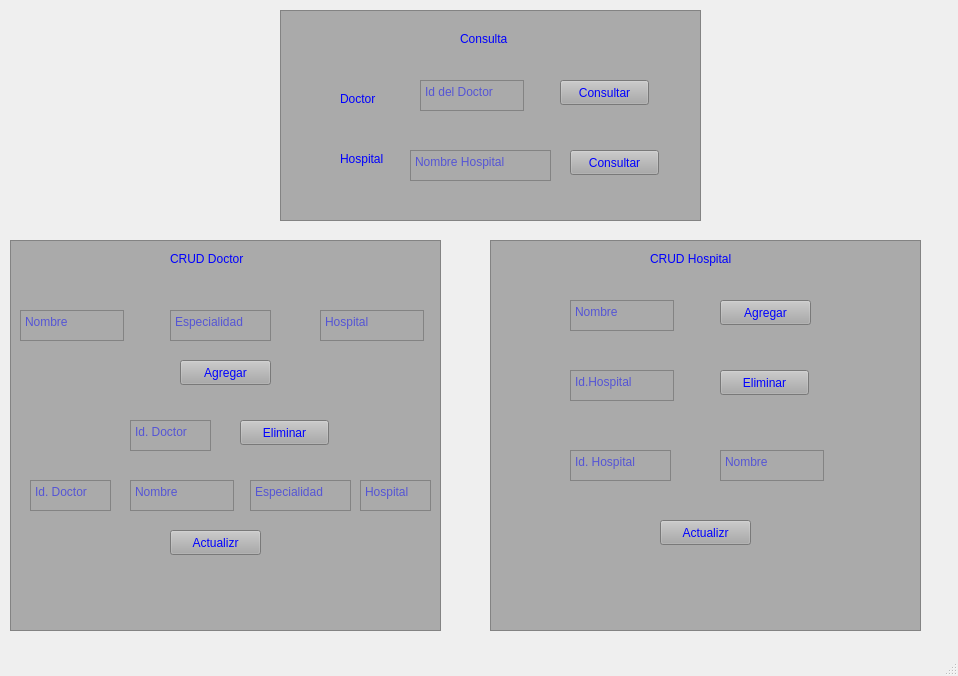
<?xml version="1.0" encoding="UTF-8"?>
<ui version="4.0">
 <class>MainWindow</class>
 <widget class="QMainWindow" name="MainWindow">
  <property name="geometry">
   <rect>
    <x>0</x>
    <y>0</y>
    <width>958</width>
    <height>676</height>
   </rect>
  </property>
  <property name="minimumSize">
   <size>
    <width>0</width>
    <height>600</height>
   </size>
  </property>
  <property name="windowTitle">
   <string>MainWindow</string>
  </property>
  <widget class="QWidget" name="centralwidget">
   <widget class="QFrame" name="Consulta">
    <property name="geometry">
     <rect>
      <x>280</x>
      <y>10</y>
      <width>421</width>
      <height>211</height>
     </rect>
    </property>
    <property name="styleSheet">
     <string notr="true">background-color: #AAA;  color:blue</string>
    </property>
    <property name="frameShape">
     <enum>QFrame::StyledPanel</enum>
    </property>
    <property name="frameShadow">
     <enum>QFrame::Raised</enum>
    </property>
    <widget class="QPushButton" name="pushButton">
     <property name="geometry">
      <rect>
       <x>280</x>
       <y>70</y>
       <width>89</width>
       <height>25</height>
      </rect>
     </property>
     <property name="text">
      <string>Consultar</string>
     </property>
    </widget>
    <widget class="QTextEdit" name="textEdit">
     <property name="geometry">
      <rect>
       <x>140</x>
       <y>70</y>
       <width>104</width>
       <height>31</height>
      </rect>
     </property>
     <property name="placeholderText">
      <string>Id del Doctor</string>
     </property>
    </widget>
    <widget class="QLabel" name="label_2">
     <property name="geometry">
      <rect>
       <x>60</x>
       <y>140</y>
       <width>67</width>
       <height>17</height>
      </rect>
     </property>
     <property name="text">
      <string>Hospital</string>
     </property>
    </widget>
    <widget class="QTextEdit" name="textEdit_2">
     <property name="geometry">
      <rect>
       <x>130</x>
       <y>140</y>
       <width>141</width>
       <height>31</height>
      </rect>
     </property>
     <property name="placeholderText">
      <string>Nombre Hospital</string>
     </property>
    </widget>
    <widget class="QLabel" name="label">
     <property name="geometry">
      <rect>
       <x>60</x>
       <y>80</y>
       <width>67</width>
       <height>17</height>
      </rect>
     </property>
     <property name="text">
      <string>Doctor</string>
     </property>
    </widget>
    <widget class="QPushButton" name="pushButton_2">
     <property name="geometry">
      <rect>
       <x>290</x>
       <y>140</y>
       <width>89</width>
       <height>25</height>
      </rect>
     </property>
     <property name="text">
      <string>Consultar</string>
     </property>
    </widget>
    <widget class="QLabel" name="label_3">
     <property name="geometry">
      <rect>
       <x>180</x>
       <y>20</y>
       <width>67</width>
       <height>17</height>
      </rect>
     </property>
     <property name="text">
      <string>Consulta</string>
     </property>
    </widget>
   </widget>
   <widget class="QFrame" name="CRUD">
    <property name="geometry">
     <rect>
      <x>10</x>
      <y>240</y>
      <width>431</width>
      <height>391</height>
     </rect>
    </property>
    <property name="styleSheet">
     <string notr="true">background-color: #AAA;  color:blue</string>
    </property>
    <property name="frameShape">
     <enum>QFrame::StyledPanel</enum>
    </property>
    <property name="frameShadow">
     <enum>QFrame::Raised</enum>
    </property>
    <widget class="QPushButton" name="pushButton_3">
     <property name="geometry">
      <rect>
       <x>170</x>
       <y>120</y>
       <width>91</width>
       <height>25</height>
      </rect>
     </property>
     <property name="text">
      <string>Agregar</string>
     </property>
    </widget>
    <widget class="QTextEdit" name="textEdit_3">
     <property name="geometry">
      <rect>
       <x>10</x>
       <y>70</y>
       <width>104</width>
       <height>31</height>
      </rect>
     </property>
     <property name="placeholderText">
      <string>Nombre</string>
     </property>
    </widget>
    <widget class="QLabel" name="label_6">
     <property name="geometry">
      <rect>
       <x>160</x>
       <y>10</y>
       <width>111</width>
       <height>17</height>
      </rect>
     </property>
     <property name="text">
      <string>CRUD Doctor</string>
     </property>
    </widget>
    <widget class="QTextEdit" name="textEdit_5">
     <property name="geometry">
      <rect>
       <x>160</x>
       <y>70</y>
       <width>101</width>
       <height>31</height>
      </rect>
     </property>
     <property name="placeholderText">
      <string>Especialidad</string>
     </property>
    </widget>
    <widget class="QTextEdit" name="textEdit_6">
     <property name="geometry">
      <rect>
       <x>310</x>
       <y>70</y>
       <width>104</width>
       <height>31</height>
      </rect>
     </property>
     <property name="placeholderText">
      <string>Hospital</string>
     </property>
    </widget>
    <widget class="QPushButton" name="pushButton_5">
     <property name="geometry">
      <rect>
       <x>230</x>
       <y>180</y>
       <width>89</width>
       <height>25</height>
      </rect>
     </property>
     <property name="text">
      <string>Eliminar</string>
     </property>
    </widget>
    <widget class="QTextEdit" name="textEdit_7">
     <property name="geometry">
      <rect>
       <x>120</x>
       <y>180</y>
       <width>81</width>
       <height>31</height>
      </rect>
     </property>
     <property name="placeholderText">
      <string>Id. Doctor</string>
     </property>
    </widget>
    <widget class="QTextEdit" name="textEdit_4">
     <property name="geometry">
      <rect>
       <x>120</x>
       <y>240</y>
       <width>104</width>
       <height>31</height>
      </rect>
     </property>
     <property name="placeholderText">
      <string>Nombre</string>
     </property>
    </widget>
    <widget class="QTextEdit" name="textEdit_8">
     <property name="geometry">
      <rect>
       <x>240</x>
       <y>240</y>
       <width>101</width>
       <height>31</height>
      </rect>
     </property>
     <property name="placeholderText">
      <string>Especialidad</string>
     </property>
    </widget>
    <widget class="QPushButton" name="pushButton_4">
     <property name="geometry">
      <rect>
       <x>160</x>
       <y>290</y>
       <width>91</width>
       <height>25</height>
      </rect>
     </property>
     <property name="text">
      <string>Actualizr</string>
     </property>
    </widget>
    <widget class="QTextEdit" name="textEdit_9">
     <property name="geometry">
      <rect>
       <x>350</x>
       <y>240</y>
       <width>71</width>
       <height>31</height>
      </rect>
     </property>
     <property name="placeholderText">
      <string>Hospital</string>
     </property>
    </widget>
    <widget class="QTextEdit" name="textEdit_10">
     <property name="geometry">
      <rect>
       <x>20</x>
       <y>240</y>
       <width>81</width>
       <height>31</height>
      </rect>
     </property>
     <property name="placeholderText">
      <string>Id. Doctor</string>
     </property>
    </widget>
   </widget>
   <widget class="QFrame" name="CRUD_2">
    <property name="geometry">
     <rect>
      <x>490</x>
      <y>240</y>
      <width>431</width>
      <height>391</height>
     </rect>
    </property>
    <property name="styleSheet">
     <string notr="true">background-color: #AAA;  color:blue</string>
    </property>
    <property name="frameShape">
     <enum>QFrame::StyledPanel</enum>
    </property>
    <property name="frameShadow">
     <enum>QFrame::Raised</enum>
    </property>
    <widget class="QPushButton" name="pushButton_6">
     <property name="geometry">
      <rect>
       <x>230</x>
       <y>60</y>
       <width>91</width>
       <height>25</height>
      </rect>
     </property>
     <property name="text">
      <string>Agregar</string>
     </property>
    </widget>
    <widget class="QTextEdit" name="textEdit_11">
     <property name="geometry">
      <rect>
       <x>80</x>
       <y>60</y>
       <width>104</width>
       <height>31</height>
      </rect>
     </property>
     <property name="placeholderText">
      <string>Nombre</string>
     </property>
    </widget>
    <widget class="QLabel" name="label_7">
     <property name="geometry">
      <rect>
       <x>160</x>
       <y>10</y>
       <width>111</width>
       <height>17</height>
      </rect>
     </property>
     <property name="text">
      <string>CRUD Hospital</string>
     </property>
    </widget>
    <widget class="QPushButton" name="pushButton_7">
     <property name="geometry">
      <rect>
       <x>230</x>
       <y>130</y>
       <width>89</width>
       <height>25</height>
      </rect>
     </property>
     <property name="text">
      <string>Eliminar</string>
     </property>
    </widget>
    <widget class="QTextEdit" name="textEdit_15">
     <property name="geometry">
      <rect>
       <x>230</x>
       <y>210</y>
       <width>104</width>
       <height>31</height>
      </rect>
     </property>
     <property name="placeholderText">
      <string>Nombre</string>
     </property>
    </widget>
    <widget class="QPushButton" name="pushButton_8">
     <property name="geometry">
      <rect>
       <x>170</x>
       <y>280</y>
       <width>91</width>
       <height>25</height>
      </rect>
     </property>
     <property name="text">
      <string>Actualizr</string>
     </property>
    </widget>
    <widget class="QTextEdit" name="textEdit_18">
     <property name="geometry">
      <rect>
       <x>80</x>
       <y>210</y>
       <width>101</width>
       <height>31</height>
      </rect>
     </property>
     <property name="placeholderText">
      <string>Id. Hospital</string>
     </property>
    </widget>
    <widget class="QTextEdit" name="textEdit_12">
     <property name="geometry">
      <rect>
       <x>80</x>
       <y>130</y>
       <width>104</width>
       <height>31</height>
      </rect>
     </property>
     <property name="placeholderText">
      <string>Id.Hospital</string>
     </property>
    </widget>
   </widget>
  </widget>
  <widget class="QMenuBar" name="menubar">
   <property name="geometry">
    <rect>
     <x>0</x>
     <y>0</y>
     <width>958</width>
     <height>22</height>
    </rect>
   </property>
  </widget>
  <widget class="QStatusBar" name="statusbar"/>
 </widget>
 <resources/>
 <connections/>
</ui>
